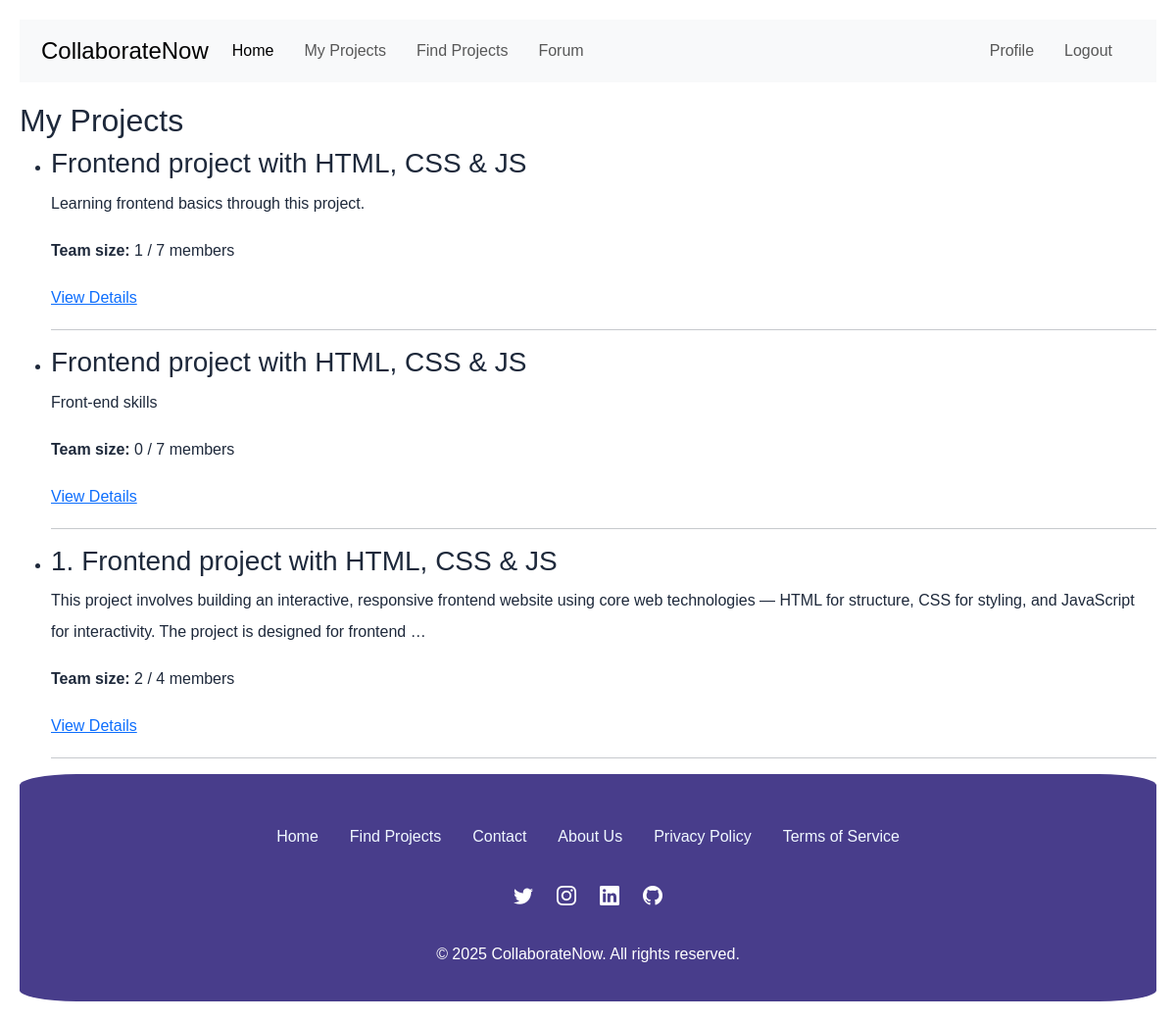
The app's page /accounts/my_projects/ (signed in) with its own data.
### accounts/models.py (models this page shows, shortened)
class Project(models.Model):
    title = models.CharField(max_length=200)
    description = models.TextField()
    min_members = models.IntegerField(default=4)
    max_members = models.IntegerField(default=7)
    required_skills = models.TextField(help_text="ist of required skills for this project, separated by commas")
    creator = models.ForeignKey(User, on_delete=models.CASCADE)
    created_at = models.DateTimeField(auto_now_add=True)
    status = models.CharField(max_length=10, choices=[
        ('pending', 'Pending Approval'),
        ('approved', 'Approved'),
        ('rejected', 'Rejected'),
    ], default='pending')
    current_members = models.IntegerField(default=0)  # Temporary field for demonstration
    objectives = models.TextField(blank=True)
    goals = models.TextField(blank=True)
    start_time = models.DateTimeField(blank=True, null=True)
    operation_days = models.CharField(max_length=200, blank=True, help_text="e.g. Mon, Wednesday, Friday")
    deadline = models.DateField(blank=True, null=True)
    action = models.CharField(max_length=20, choices=[
        ('ongoing', 'Ongoing'),
        ('completed', 'Completed'),
        ('on_hold', 'On Hold'),
        ('cancelled', 'Cancelled'),
    ], default='ongoing')
    project_type = models.CharField(max_length=20, choices=[
        ('open_source', 'Open Source'),
        ('private', 'Private'),
        ('public', 'Public'),
    ], default='open_source')
    visibility = models.CharField(max_length=20, choices=[
        ('public', 'Public'),
        ('private', 'Private'),
        ('restricted', 'Restricted'),
    ], default='public')
    location = models.CharField(max_length=100, blank=True, help_text="e.g. Remote, On-site")

### accounts/views.py (the view)
# urls.py: path('my_projects/', views.joined_projects, name='my_projects'),
@login_required
def joined_projects(request):
    memberships = ProjectMembership.objects.filter(user= request.user)
    joined_projects = [membership.project for membership in memberships]
    context = {'joined_projects': joined_projects}
    return render(request, 'accounts/joined_projects.html', context)

### accounts/templates/accounts/joined_projects.html (shortened to what this page needs)
{% extends 'accounts/base.html' %}
{% block content %}
    <h2>My Projects</h2>
    {% if joined_projects %}
        <ul>
            {% for project in joined_projects %}
                <li>
                    <h3>{{ project.title }}</h3>
                    <p>{{ project.description|truncatewords:30 }}</p>
                    <p><strong>Team size:</strong>
                    {{ project.current_members }} /
                    {{ project.max_members}} members</p>
                    <a href="{% url 'accounts:project_detail' project.id %}">View Details</a>
                </li>
                <hr>
            {% endfor %}
        </ul>
    {% else %}
        <p>You haven't joined any projects yet.</p>
    {% endif %}
{% endblock %}

### accounts/templates/accounts/base.html (style rules this page uses)
:root { --primary-color: #2563eb; --dark-color: #1e293b; --light-color: #f8fafc; --accent-color: #3b82f6; }
body { font-family: sans-serif; color: var(--dark-color); line-height: 2; margin: 20px; }

### records on screen
Project: title "Frontend project with HTML, CSS & JS", description "Learning frontend basics through this project.", current_members "1", max_members "7"
Project: title "Frontend project with HTML, CSS & JS", description "Front-end skills", current_members "0", max_members "7"
Project: title "1. Frontend project with HTML, CSS & JS", description "This project involves building an interactive, responsive frontend website using core web technologies — HTML for structure, CSS for styling, and JavaScript for interactivity. The project is designed for frontend …", current_members "2", max_members "4"
